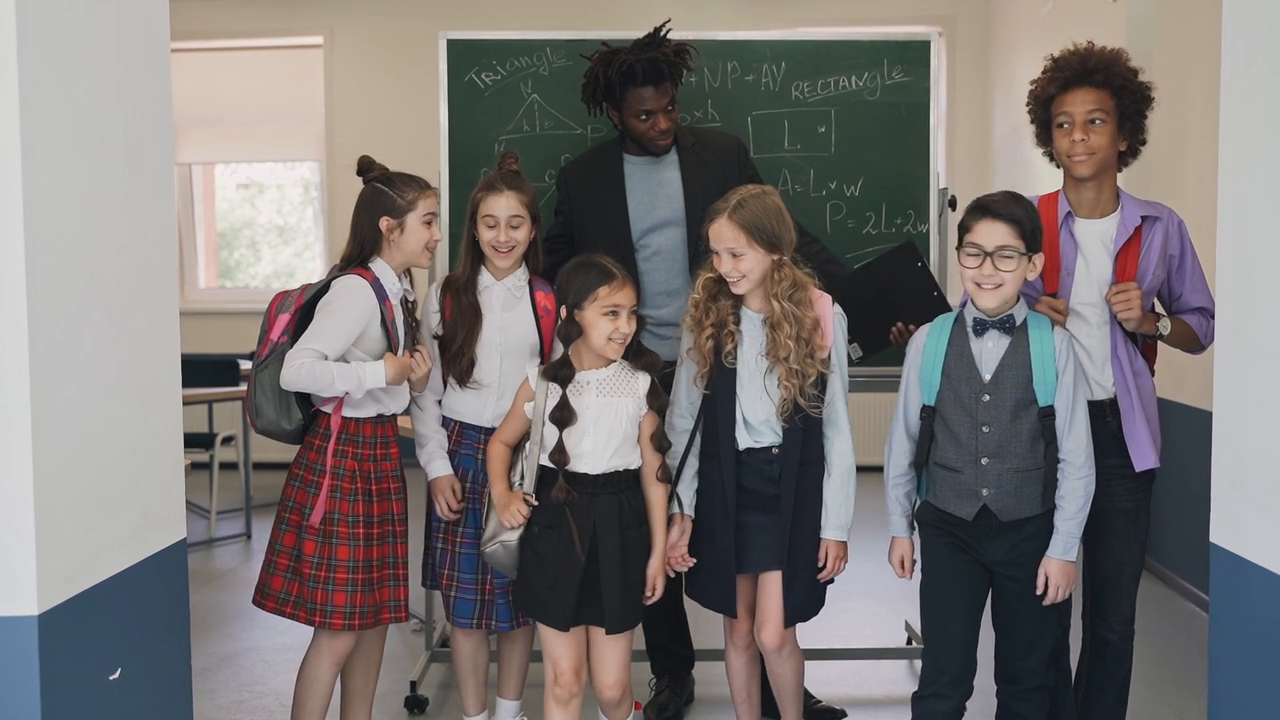
#> input picture frame 32 of assets/in_video.mp4, 1280 x 720 px, given in place of the camera
$ python BlinkingTest1.py
#> lines starting #> are read from the running program, lines starting #| are printed output that depends on the picture
"""
Enhanced Blink Detection System with Mode-Based Interaction
Model 1: Normal Mode (clicks + keyboard) and Scroll Mode

Interaction Model:
-----------------
NORMAL MODE (Default):
  - Left Eye Blink (100-800ms)    → Left Click
  - Right Eye Blink (100-800ms)   → Right Click
  - Both Eyes Closed (<1000ms)    → Open Virtual Keyboard
  - Both Eyes Closed (>2000ms)    → Toggle to SCROLL MODE

SCROLL MODE:
  - Gaze UP/DOWN/LEFT/RIGHT       → Scroll in that direction
  - Both Eyes Closed (any)        → Return to NORMAL MODE
"""

import cv2
import numpy as np
import time
from enum import Enum
from dataclasses import dataclass
from collections import deque
from typing import Optional, Tuple, Callable
from pynput.mouse import Button, Controller as MouseController


# ==================== ENUMS & CONSTANTS ====================
class EyeState(Enum):
    """Eye detection states"""
    BOTH_OPEN = "BOTH_OPEN"
    LEFT_ONLY = "LEFT_ONLY"      # Right eye closed (left blink detected)
    RIGHT_ONLY = "RIGHT_ONLY"    # Left eye closed (right blink detected)
    BOTH_CLOSED = "BOTH_CLOSED"
    NO_FACE = "NO_FACE"


class BlinkType(Enum):
    """Types of blink events"""
    LEFT_BLINK = "LEFT_BLINK"
    RIGHT_BLINK = "RIGHT_BLINK"
    BOTH_BLINK = "BOTH_BLINK"
    NONE = "NONE"


class SystemMode(Enum):
    """System operation modes"""
    NORMAL = "NORMAL"
    SCROLL = "SCROLL"


class ActionType(Enum):
    """User action types"""
    LEFT_CLICK = "LEFT_CLICK"
    RIGHT_CLICK = "RIGHT_CLICK"
    OPEN_KEYBOARD = "OPEN_KEYBOARD"
    SCROLL_MODE_ON = "SCROLL_MODE_ON"
    SCROLL_MODE_OFF = "SCROLL_MODE_OFF"
    NONE = "NONE"


# ==================== SETTINGS ====================
@dataclass
class BlinkDetectionSettings:
    """Configuration for blink detection"""

    # Haar Cascade Parameters
    FACE_SCALE_FACTOR: float = 1.1
    FACE_MIN_NEIGHBORS: int = 5
    FACE_MIN_SIZE: Tuple[int, int] = (30, 30)

    EYE_SCALE_FACTOR: float = 1.03
    EYE_MIN_NEIGHBORS: int = 5  # Reduced for better sensitivity
    EYE_MIN_SIZE: Tuple[int, int] = (20, 20)

    # Blink Duration Thresholds (in seconds)
    MIN_BLINK_DURATION: float = 0.1      # 100ms - minimum to count as intentional
    MAX_BLINK_DURATION: float = 0.8      # 800ms - maximum for single blink
    KEYBOARD_THRESHOLD: float = 1.0       # 1000ms - both eyes closed for keyboard
    SCROLL_MODE_THRESHOLD: float = 2.0    # 2000ms - both eyes closed for scroll mode

    # Temporal Filtering
    STATE_CONFIRMATION_FRAMES: int = 1    # Frames needed to confirm state change (more responsive)
    DEBOUNCE_TIME: float = 0.3           # 300ms debounce between actions

    # Eye Position Tolerance
    EYE_POSITION_TOLERANCE: int = 20      # Pixels tolerance for left/right eye tracking

    # Display Settings
    SHOW_DEBUG_INFO: bool = True
    SHOW_EYE_REGIONS: bool = True
    SHOW_STATE_HISTORY: bool = True


# ==================== BLINK DETECTOR ====================
class BlinkDetector:
    """
    Advanced blink detector with temporal filtering and mode management
    """

    def __init__(self, settings: BlinkDetectionSettings):
        self.settings = settings

        # State tracking
        self.current_state = EyeState.NO_FACE
        self.previous_state = EyeState.NO_FACE
        self.state_start_time = time.time()
        self.state_duration = 0.0

        # Eye tracking
        self.left_eye_pos = None
        self.right_eye_pos = None
        self.last_known_left_pos = None
        self.last_known_right_pos = None

        # State history for temporal filtering
        self.state_history = deque(maxlen=settings.STATE_CONFIRMATION_FRAMES * 2)

        # Mode management
        self.current_mode = SystemMode.NORMAL

        # Action tracking
        self.last_action_time = 0.0
        self.last_action = ActionType.NONE

        # Statistics
        self.blink_count = {"left": 0, "right": 0, "both": 0}
        self.action_count = {action: 0 for action in ActionType}

        # Event callbacks
        self.action_callbacks = {}

    def register_action_callback(self, action_type: ActionType, callback: Callable):
        """Register a callback for a specific action type"""
        self.action_callbacks[action_type] = callback

    def update(self, eyes_detected: list, face_region: Tuple[int, int, int, int]) -> Optional[ActionType]:
        """
        Update detector with new frame data

        Args:
            eyes_detected: List of (x, y, w, h) tuples for detected eyes
            face_region: (x, y, w, h) of the face region

        Returns:
            ActionType if an action should be triggered, None otherwise
        """
        current_time = time.time()

        # Determine current eye state
        new_state = self._determine_eye_state(eyes_detected, face_region)

        # Add to state history
        self.state_history.append(new_state)

        # Check if state has changed with confirmation
        confirmed_state = self._get_confirmed_state()

        if confirmed_state != self.current_state:
            # State changed
            action = self._handle_state_change(confirmed_state, current_time)
            self.previous_state = self.current_state
            self.current_state = confirmed_state
            self.state_start_time = current_time
            self.state_duration = 0.0

            return action
        else:
            # State unchanged, update duration
            self.state_duration = current_time - self.state_start_time

            # Check for long-press actions (both eyes closed)
            if self.current_state == EyeState.BOTH_CLOSED:
                return self._check_long_press_actions(current_time)

        return None

    def _determine_eye_state(self, eyes: list, face_region: Tuple[int, int, int, int]) -> EyeState:
        """Determine the current eye state from detected eyes"""
        num_eyes = len(eyes)

        if num_eyes == 0:
            return EyeState.BOTH_CLOSED
        elif num_eyes == 1:
            # Determine which eye is open
            # Eye coordinates are relative to the face ROI
            eye_x = eyes[0][0]
            _, _, face_w, _ = face_region
            face_center_x = face_w // 2  # Center of face ROI

            # If eye is on the left side of face center, it's the left eye
            # (from camera view, which appears on left side of screen = user's RIGHT eye)
            if eye_x < face_center_x:
                return EyeState.LEFT_ONLY  # Camera left = User's right
            else:
                return EyeState.RIGHT_ONLY  # Camera right = User's left
        else:  # 2 or more eyes
            # Sort eyes by x-coordinate (left to right in camera view)
            sorted_eyes = sorted(eyes[:2], key=lambda e: e[0])
            self.left_eye_pos = (sorted_eyes[0][0], sorted_eyes[0][1])
            self.right_eye_pos = (sorted_eyes[1][0], sorted_eyes[1][1])

            # Update last known positions
            self.last_known_left_pos = self.left_eye_pos
            self.last_known_right_pos = self.right_eye_pos

            return EyeState.BOTH_OPEN

    def _get_confirmed_state(self) -> EyeState:
        """Get confirmed state using temporal filtering"""
        if len(self.state_history) < self.settings.STATE_CONFIRMATION_FRAMES:
            return self.current_state

        # Get last N states
        recent_states = list(self.state_history)[-self.settings.STATE_CONFIRMATION_FRAMES:]

        # Check if all recent states agree
        if all(s == recent_states[0] for s in recent_states):
            return recent_states[0]
        else:
            return self.current_state

    def _handle_state_change(self, new_state: EyeState, current_time: float) -> Optional[ActionType]:
        """Handle state transition and detect blink events"""

        # Ignore state changes during debounce period
        if current_time - self.last_action_time < self.settings.DEBOUNCE_TIME:
            return None

        # Detect blink completion (transition from closed to open)
        if new_state == EyeState.BOTH_OPEN and self.current_state != EyeState.BOTH_OPEN:
            blink_duration = self.state_duration

            # Check if blink duration is valid
            if self.settings.MIN_BLINK_DURATION <= blink_duration <= self.settings.MAX_BLINK_DURATION:
                return self._process_blink_event(self.current_state, blink_duration, current_time)

        return None

    # [72 lines left out: functions _process_blink_event, _check_long_press_actions, _trigger_action, not called in this run]

    def get_state_info(self) -> dict:
        """Get current state information for visualization"""
        return {
            "state": self.current_state,
            "mode": self.current_mode,
            "duration": self.state_duration,
            "left_eye": self.left_eye_pos,
            "right_eye": self.right_eye_pos,
            "blink_count": self.blink_count.copy(),
            "action_count": self.action_count.copy()
        }

    # [8 lines left out: function reset, not called in this run]


# ==================== VISUALIZER ====================
class BlinkVisualizer:
    """Handles visualization of blink detection"""

    def __init__(self, settings: BlinkDetectionSettings):
        self.settings = settings

        # Colors
        self.colors = {
            "face": (255, 255, 0),      # Cyan for face
            "eye": (0, 255, 0),          # Green for eyes
            "left_eye": (0, 255, 255),   # Yellow for left eye
            "right_eye": (255, 0, 255),  # Magenta for right eye
            "normal_mode": (0, 255, 0),  # Green for normal mode
            "scroll_mode": (0, 165, 255) # Orange for scroll mode
        }

    def draw_debug_overlay(self, frame: np.ndarray, face_bbox: Tuple[int, int, int, int],
                          eyes: list, state_info: dict):
        """Draw comprehensive debug overlay"""

        h, w = frame.shape[:2]

        # Draw face rectangle
        x, y, fw, fh = face_bbox
        cv2.rectangle(frame, (x, y), (x + fw, y + fh), self.colors["face"], 2)
        cv2.putText(frame, "Face", (x, y - 10), cv2.FONT_HERSHEY_SIMPLEX,
                   0.6, self.colors["face"], 2, cv2.LINE_AA)

        # Draw eyes
        if len(eyes) >= 2:
            sorted_eyes = sorted(eyes[:2], key=lambda e: e[0])

            # Left eye (user's right)
            ex, ey, ew, eh = sorted_eyes[0]
            cv2.rectangle(frame, (x + ex, y + ey), (x + ex + ew, y + ey + eh),
                         self.colors["left_eye"], 2)
            cv2.putText(frame, "L", (x + ex, y + ey - 5),
                       cv2.FONT_HERSHEY_SIMPLEX, 0.5, self.colors["left_eye"], 2)

            # Right eye (user's left)
            ex, ey, ew, eh = sorted_eyes[1]
            cv2.rectangle(frame, (x + ex, y + ey), (x + ex + ew, y + ey + eh),
                         self.colors["right_eye"], 2)
            cv2.putText(frame, "R", (x + ex, y + ey - 5),
                       cv2.FONT_HERSHEY_SIMPLEX, 0.5, self.colors["right_eye"], 2)
        elif len(eyes) == 1:
            ex, ey, ew, eh = eyes[0]
            cv2.rectangle(frame, (x + ex, y + ey), (x + ex + ew, y + ey + eh),
                         self.colors["eye"], 2)

        # Draw info panel
        self._draw_info_panel(frame, state_info)

    def _draw_info_panel(self, frame: np.ndarray, state_info: dict):
        """Draw information panel with state and statistics"""

        h, w = frame.shape[:2]
        panel_width = 280
        panel_height = 180
        panel_x = w - panel_width - 10
        panel_y = 10

        # Semi-transparent background
        overlay = frame.copy()
        cv2.rectangle(overlay, (panel_x, panel_y),
                     (panel_x + panel_width, panel_y + panel_height),
                     (0, 0, 0), -1)
        cv2.addWeighted(overlay, 0.7, frame, 0.3, 0, frame)

        # Border
        cv2.rectangle(frame, (panel_x, panel_y),
                     (panel_x + panel_width, panel_y + panel_height),
                     (255, 255, 255), 2)

        # Text settings
        font = cv2.FONT_HERSHEY_SIMPLEX
        font_scale = 0.45
        thickness = 1
        line_height = 20
        y_offset = panel_y + 20

        # Title
        cv2.putText(frame, "BLINK DETECTOR", (panel_x + 10, y_offset),
                   font, 0.55, (255, 255, 255), 2, cv2.LINE_AA)
        y_offset += line_height + 3

        # Mode
        mode = state_info["mode"]
        mode_color = self.colors["scroll_mode"] if mode == SystemMode.SCROLL else self.colors["normal_mode"]
        cv2.putText(frame, f"Mode: {mode.value}", (panel_x + 10, y_offset),
                   font, 0.6, mode_color, 2, cv2.LINE_AA)
        y_offset += line_height + 3

        # Eye State
        state = state_info["state"]
        state_text = f"State: {state.value}"
        cv2.putText(frame, state_text, (panel_x + 10, y_offset),
                   font, font_scale, (255, 255, 255), thickness, cv2.LINE_AA)
        y_offset += line_height

        # State Duration
        duration = state_info["duration"]
        duration_text = f"Duration: {duration:.2f}s"
        cv2.putText(frame, duration_text, (panel_x + 10, y_offset),
                   font, font_scale, (255, 255, 255), thickness, cv2.LINE_AA)
        y_offset += line_height + 3

        # Blink counts (compact)
        blink_count = state_info["blink_count"]
        cv2.putText(frame, f"Blinks: L:{blink_count['left']} R:{blink_count['right']} B:{blink_count['both']}",
                   (panel_x + 10, y_offset),
                   font, 0.4, (200, 200, 200), thickness, cv2.LINE_AA)
        y_offset += line_height + 3

        # Action mapping based on mode (compact)
        if mode == SystemMode.NORMAL:
            cv2.putText(frame, "L-Blink->LClick R-Blink->RClick", (panel_x + 10, y_offset),
                       font, 0.35, (180, 180, 180), thickness, cv2.LINE_AA)
            y_offset += 15
            cv2.putText(frame, "Both <1s->Keyboard >2s->Scroll", (panel_x + 10, y_offset),
                       font, 0.35, (180, 180, 180), thickness, cv2.LINE_AA)
        else:
            cv2.putText(frame, "Gaze -> Scroll", (panel_x + 10, y_offset),
                       font, 0.4, (180, 180, 180), thickness, cv2.LINE_AA)
            y_offset += 15
            cv2.putText(frame, "Any Blink -> Exit Scroll", (panel_x + 10, y_offset),
                       font, 0.4, (180, 180, 180), thickness, cv2.LINE_AA)

        # Instructions at bottom
        cv2.putText(frame, "Press 'q' to quit, 'r' to reset",
                   (10, h - 10), font, 0.5, (200, 200, 200), 1, cv2.LINE_AA)


# ==================== MAIN APPLICATION ====================
class BlinkDetectionApp:
    """Main application for blink detection"""

    def __init__(self, settings: BlinkDetectionSettings):
        self.settings = settings

        # Load Haar Cascades
        print("Loading Haar Cascade classifiers...")
        self.face_cascade = cv2.CascadeClassifier(
            cv2.data.haarcascades + 'haarcascade_frontalface_default.xml'
        )
        # Try to use the eye_tree_eyeglasses cascade which is better for open eyes
        self.eye_cascade = cv2.CascadeClassifier(
            cv2.data.haarcascades + 'haarcascade_eye_tree_eyeglasses.xml'
        )

        # Fallback to regular eye cascade if not available
        if self.eye_cascade.empty():
            print("Using fallback eye cascade...")
            self.eye_cascade = cv2.CascadeClassifier(
                cv2.data.haarcascades + 'haarcascade_eye.xml'
            )

        if self.face_cascade.empty() or self.eye_cascade.empty():
            raise RuntimeError("Failed to load Haar Cascade classifiers")

        # Initialize detector and visualizer
        self.detector = BlinkDetector(settings)
        self.visualizer = BlinkVisualizer(settings)

        # Register action callbacks
        self._register_callbacks()

        # Statistics
        self.frame_count = 0
        self.fps_history = deque(maxlen=30)
        self.last_time = time.time()

        print("Blink Detection System initialized successfully!")

    def _register_callbacks(self):
        """Register callbacks for actions"""

        # Initialize mouse controller
        self.mouse = MouseController()

        # [19 lines left out: functions on_left_click, on_right_click, on_keyboard, not called in this run]

        def on_scroll_mode_on():
            print("  → Executing: SCROLL MODE ACTIVATED")
            # In scroll mode, scrolling will be controlled by gaze direction

        def on_scroll_mode_off():
            print("  → Executing: SCROLL MODE DEACTIVATED")

        self.detector.register_action_callback(ActionType.LEFT_CLICK, on_left_click)
        self.detector.register_action_callback(ActionType.RIGHT_CLICK, on_right_click)
        self.detector.register_action_callback(ActionType.OPEN_KEYBOARD, on_keyboard)
        self.detector.register_action_callback(ActionType.SCROLL_MODE_ON, on_scroll_mode_on)
        self.detector.register_action_callback(ActionType.SCROLL_MODE_OFF, on_scroll_mode_off)

    def run(self, video_source=0):
        """Run the blink detection application"""
#> called with video_source = 0

        # Open video capture
        cap = cv2.VideoCapture(video_source)
        if not cap.isOpened():
            raise IOError(f"Cannot open video source: {video_source}")

        print("\n" + "="*60)
        print("BLINK DETECTION SYSTEM - MODEL 1")
        print("="*60)
        print("\nNORMAL MODE:")
        print("  Left Eye Blink (0.1-0.8s)  → Left Click")
        print("  Right Eye Blink (0.1-0.8s) → Right Click")
        print("  Both Eyes (<1s)            → Virtual Keyboard")
        print("  Both Eyes (>2s)            → Scroll Mode")
        print("\nSCROLL MODE:")
        print("  Gaze Direction             → Scroll")
        print("  Any Blink                  → Exit to Normal Mode")
        print("\nControls:")
        print("  'q' - Quit")
        print("  'r' - Reset detector")
        print("="*60 + "\n")

        try:
            while cap.isOpened():
                ret, frame = cap.read()
#> frame is the input picture: shape (720, 1280, 3); mean B, G, R 115.7, 116.8, 121.9
                if not ret:
                    break

                self.frame_count += 1

                # Calculate FPS
                current_time = time.time()
                fps = 1.0 / (current_time - self.last_time) if current_time != self.last_time else 0
                self.fps_history.append(fps)
                self.last_time = current_time
                avg_fps = np.mean(self.fps_history) if self.fps_history else 0

                # Process frame
                self.process_frame(frame)

                # Show FPS
                cv2.putText(frame, f"FPS: {avg_fps:.1f}", (10, 30),
                           cv2.FONT_HERSHEY_SIMPLEX, 0.6, (0, 255, 0), 2, cv2.LINE_AA)

                # Display frame
                cv2.imshow("Blink Detection - Model 1", frame)

                # Handle keyboard
                key = cv2.waitKey(1) & 0xFF
                if key == ord('q'):
                    break
                elif key == ord('r'):
                    self.detector.reset()
                    print("\n[RESET] Detector has been reset\n")

        finally:
            cap.release()
            cv2.destroyAllWindows()

            # Print statistics
            state_info = self.detector.get_state_info()
            print("\n" + "="*60)
            print("SESSION STATISTICS")
            print("="*60)
            print(f"Total Frames: {self.frame_count}")
            print(f"Average FPS: {np.mean(self.fps_history):.1f}" if self.fps_history else "N/A")
            print(f"\nBlink Count:")
            print(f"  Left:  {state_info['blink_count']['left']}")
            print(f"  Right: {state_info['blink_count']['right']}")
            print(f"  Both:  {state_info['blink_count']['both']}")
            print(f"\nAction Count:")
            for action, count in state_info['action_count'].items():
                if count > 0:
                    print(f"  {action.value}: {count}")
            print("="*60)

    def process_frame(self, frame: np.ndarray):
        """Process a single frame for blink detection"""

        # Convert to grayscale
        gray = cv2.cvtColor(frame, cv2.COLOR_BGR2GRAY)
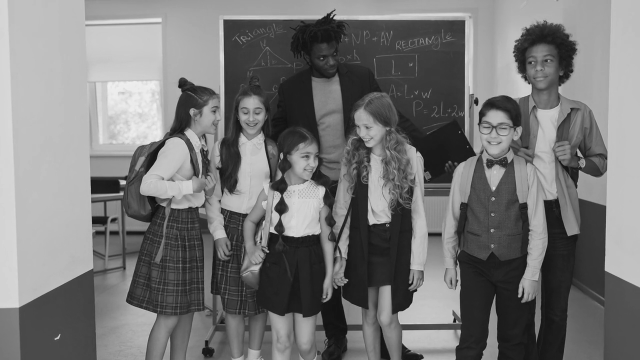
#> gray: shape (720, 1280) (shown at 1/2 size); min 3, max 243, mean 118.2

        # Detect faces
        faces = self.face_cascade.detectMultiScale(
            gray,
            scaleFactor=self.settings.FACE_SCALE_FACTOR,
            minNeighbors=self.settings.FACE_MIN_NEIGHBORS,
            minSize=self.settings.FACE_MIN_SIZE
        )
#> faces = [[469, 198, 67, 67], [1040, 93, 81, 81], [581, 287, 68, 68], [950, 222, 83, 83], [175, 484, 76, 76], [883, 244, 212, 212]]

        if len(faces) == 0:
            # No face detected
            self.detector.update([], (0, 0, 0, 0))
            cv2.putText(frame, "No Face Detected", (20, 60),
                       cv2.FONT_HERSHEY_SIMPLEX, 0.8, (0, 0, 255), 2, cv2.LINE_AA)
            return

        # Process largest face
        face = max(faces, key=lambda f: f[2] * f[3])  # Largest by area
#> face = [883, 244, 212, 212]
        x, y, w, h = face
#> x = 883; y = 244; w = 212; h = 212

        # Extract face region
        roi_gray = gray[y:y+h, x:x+w]
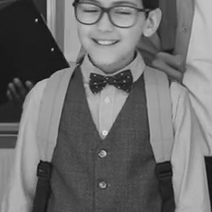
#> roi_gray: shape (212, 212); min 12, max 228, mean 108.4
        roi_color = frame[y:y+h, x:x+w]

        # Detect eyes within face
        eyes = self.eye_cascade.detectMultiScale(
            roi_gray,
            scaleFactor=self.settings.EYE_SCALE_FACTOR,
            minNeighbors=self.settings.EYE_MIN_NEIGHBORS,
            minSize=self.settings.EYE_MIN_SIZE,
            maxSize=(w//3, h//3)
        )
#> eyes = ()
#> (the rest of the program and of its run is left out)
